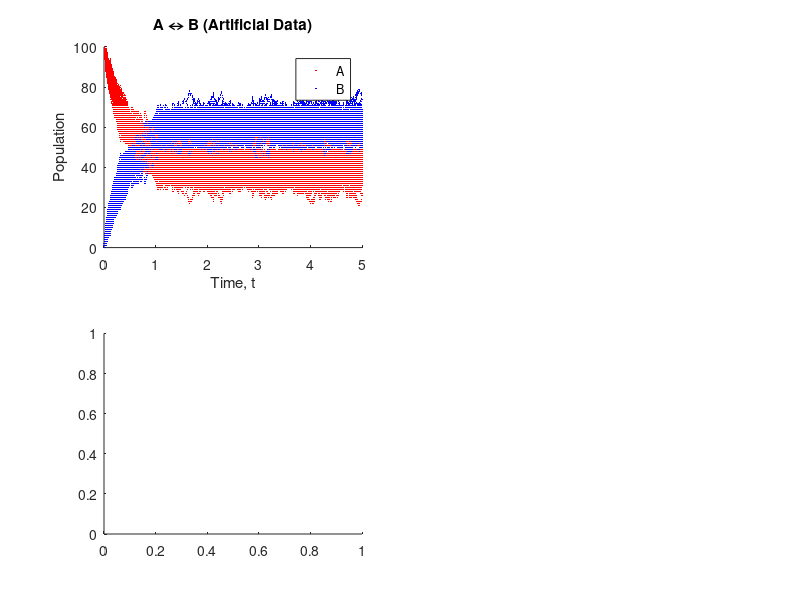

Here is the MATLAB script that generated this plot: (Note: this script raises an error after producing the figure.)
clearvars;
close all;

% This code will use the Aguilera method of estimating the following
% reaction rate constants for a simple reaction: A <--> B.
%                       k_f = 0.2
%                       k_r = 0.12

%%
disp('Generating Artificial Data');
% Generate Artificial Data - SSA %%%%%%%%%%%%%%%%%%%%%%%%%%%%%%%%%%%%%%%%%%
k_f_Real = 1.41; %real value for k_f
k_r_Real = 0.92;    %real value for k_r

Datasets = 100;    %number of data sets generated
MaxTime = 5;   %time value that the simulations run until

% Memory Allocation
t_Artificial = zeros(Datasets,1);   %time
A_Artificial = zeros(Datasets,1);   %A population
B_Artificial = zeros(Datasets,1);   %B population
dt_Artificial = zeros(Datasets,1);  %time steps
j_Artificial = zeros(Datasets,1);   %reaction identifier

Set_Count = 0;  %counter for which data set is being run
while Set_Count < Datasets
    Set_Count = Set_Count+1;    %advances dataset counter
    
    t_Artificial(Set_Count,1) = 0;    %initial time
    A_Artificial(Set_Count,1) = 100;    %initial population of A
    B_Artificial(Set_Count,1) = 0;    %initial population of B
    
    Event = 0;  %counter for how many events have occured in this dataset
    while max(t_Artificial(Set_Count,:)) < MaxTime
        Event = Event+1;    %advances event counter
        
        p_Artificial = [k_f_Real*A_Artificial(Set_Count,Event), k_r_Real*B_Artificial(Set_Count,Event)];    %propensity functions
        Randoms_Artificial = [rand, rand]; %random numbers for SSA
        dt_Artificial(Set_Count,Event) = (1/sum(p_Artificial))*log(1/Randoms_Artificial(1)); %time step before reaction occurs
        
        if p_Artificial(1) >  Randoms_Artificial(2)*sum(p_Artificial)
            j_Artificial(Set_Count,Event) = 1; %forward reaction occurs
            A_Artificial(Set_Count,Event+1) = A_Artificial(Set_Count,Event)-1;  %decreases A population
            B_Artificial(Set_Count,Event+1) = B_Artificial(Set_Count,Event)+1;  %increases B population
        else
            j_Artificial(Set_Count,Event) = 2; %reverse reaction occurs
            A_Artificial(Set_Count,Event+1) = A_Artificial(Set_Count,Event)+1;  %increases A population
            B_Artificial(Set_Count,Event+1) = B_Artificial(Set_Count,Event)-1;  %decreases B population
        end
        
        t_Artificial(Set_Count,Event+1) = t_Artificial(Set_Count,Event)+dt_Artificial(Set_Count,Event);    %advances timer
    end
    
    figure(1);  %plot trajectory of populations from SSA
    subplot(2,2,1);
    scatter(t_Artificial(Set_Count,:),A_Artificial(Set_Count,:),1,'r','filled');
    hold on;
    scatter(t_Artificial(Set_Count,:),B_Artificial(Set_Count,:),1,'b','filled');
    
end

figure(1);
subplot(2,2,1)
xlabel('Time, t');
xlim([0 MaxTime]);
ylabel('Population');
ylim([0 inf]);
title('A \leftrightarrow B (Artificial Data)');
legend('A','B');

A_FinalState_Artificial = zeros(1,Datasets);    %memory allocation for final measured state of A
B_FinalState_Artificial = zeros(1,Datasets);    %memory allocation for final measured state of B
for i = 1:Datasets
    A_FinalState_Artificial(1,i) = A_Artificial(i,find(t_Artificial(i,:) <= MaxTime & t_Artificial(i,:) > 0,1,'last'));    %finds last measurement value of population A
    B_FinalState_Artificial(1,i) = B_Artificial(i,find(t_Artificial(i,:) <= MaxTime & t_Artificial(i,:) > 0,1,'last'));    %finds last measurement value of population B
end

figure(1); %histograms of final state
subplot(2,2,3); %A data
hA_Artificial = histfit(A_FinalState_Artificial,round(sqrt(Datasets)),'kernel');    %kernel fitting of histogram
hA_Artificial(1).FaceColor = [0.95,0.40,0.40]; %new color of histogram
hA_Artificial(2).Color = [0 0 0];
hold on;
xlabel('Population');
ylabel('Count');
title('Final A');
subplot(2,2,4); %B data
hB_Artificial = histfit(B_FinalState_Artificial,round(sqrt(Datasets)),'kernel');    %kernel fitting of histogram
hB_Artificial(1).FaceColor = [0.44,0.44,0.88]; %color of histogram
hB_Artificial(2).Color = [0 0 0];
hold on;
xlabel('Population');
ylabel('Count');
title('Final B');

% Center of Bins at Peaks %%%%%%%%%%%%%%%%%%%%%%%%%%%%%%%%%%%%%%%%%%%%%%%%%
A_kernelPeak = hA_Artificial(2).XData(hA_Artificial(2).YData == max(hA_Artificial(2).YData));    %maximum peak of the kernel fit for artificial A data
[A_val,A_idx] = min(abs(hA_Artificial(1).XData - A_kernelPeak));    %value of minimum difference between kernel peak and centers of bins
A_Max_BinCenter = hA_Artificial(1).XData(A_idx);    %center of the bin which is closest to where the peak of the kernel fit is
B_kernelPeak = hB_Artificial(2).XData(hB_Artificial(2).YData == max(hB_Artificial(2).YData));    %maximum peak of the kernel fit for artificial B data
[B_val,B_idx] = min(abs(hB_Artificial(1).XData - B_kernelPeak));    %value of minimum difference between kernel peak and centers of bins
B_Max_BinCenter = hB_Artificial(1).XData(B_idx);    %center of the bin which is closest to where the peak of the kernel fit is

disp('Done');
%% 
disp('Selecting Random Parameters');
% Parameter Selection %%%%%%%%%%%%%%%%%%%%%%%%%%%%%%%%%%%%%%%%%%%%%%%%%%%%%
Parameter_Sets = 1000;   %number of parameter sets to generate
range_f = [0 3];    %range of values for k_f
range_r = [0 3];    %range of values for k_r

figure(1);  %scatter plot of all parameter values
subplot(2,2,2);
yline(k_r_Real,'r');
hold on;
xline(k_f_Real,'r');
xlabel('k_f');
ylabel('k_r');
xlim(range_f);
ylim(range_r);
title('Parameter Values');
box on;

k_f_Test = [];  %initial empty array of k_f parameters that will be tested
k_r_Test = [];  %initial empty array of k_r parameters that will be tested
for j = 1:Parameter_Sets
    k_f_Test = [k_f_Test, range_f(1)+(range_f(2)-range_f(1))*rand];
    k_r_Test = [k_r_Test, range_r(1)+(range_r(2)-range_r(1))*rand];
end
figure(1);  %scatter plot of all parameter values
subplot(2,2,2);
scatter(k_f_Test,k_r_Test,3,'k','filled');
hold on;

disp('Done');
%% 
disp('Running ODE Models and Testing Deterministic Precondition');
% ODE Model to Test Deterministic Precondition %%%%%%%%%%%%%%%%%%%%%%%%%%%%
beta_High = 1.05;   %upper limit multiplier for deterministic precondition
beta_Low = 0.95;    %lower limit multiplier for deterministic precondition
Good_Parameters = [];   %initializes list of parameter sets which satisfy precondition

dt = 0.001; %time step between Euler steps
Steps = MaxTime/dt; %number steps taken in each numerical solution
for k = 1:Parameter_Sets
    k_f = k_f_Test(k);  %forward rate constant to be examined
    k_r = k_r_Test(k);  %reverse rate constant to be examined
    Parameters = [k_f;k_r]; %vector of parameters
    
    X = zeros(2,Steps+1);   %allocation of vectors to represent populations [A;B]
    t = zeros(1,Steps+1);    %allocation of time array
    
    X(:,1) = [100;0];   %initial conditions
    
    for l = 1:Steps
        X(:,l+1) = [1-k_f*dt, k_r*dt; k_f*dt, 1-k_r*dt]*X(:,l);  %Euler step
        t(l+1) = t(l)+dt;   %advances time
    end
    
    ODE_FinalState = round(X(:,end));
    if (beta_Low*ODE_FinalState(1)) <= A_Max_BinCenter & A_Max_BinCenter <= (beta_High*ODE_FinalState(1)) %tests deterministic precondition for A
        if (beta_Low*ODE_FinalState(2)) <= B_Max_BinCenter & B_Max_BinCenter <= (beta_High*ODE_FinalState(2))   %tests deterministic precondition for B
            Good_Parameters = [Good_Parameters,Parameters]; %records that these were good parameters
            
            figure(1);
            subplot(2,2,2);     %changes color of good parameters to red
            scatter(Good_Parameters(1,:),Good_Parameters(2,:),3,'r','filled');
            hold on;
        end
    end
end
disp('Done');
%%
disp('Running SSA of "Reasonable" Parameters');

AveragesAmt = Datasets;  %number of simulations run at each parameter set (same as measurements of aritficial data)

% figure(2);
% subplot(2,2,2);
% scatter(Good_Parameters(1,:),Good_Parameters(2,:),3,'k','filled');
% hold on;
% yline(k_r_Real,'r');
% xline(k_f_Real,'r');
% title('Reasonable Parameters');
% xlabel('k_f');
% ylabel('k_r');
% xlim(range_f);
% ylim(range_r);
% box on;

% Stochastic Simulation of each Parameter that passed Precondition %%%%%%%%
Good_Sets = numel(Good_Parameters)/2;   %number of stochastic datasets to generate

% Memory Allocation
t_Precondition = zeros(Good_Sets,1);
A_Precondition = zeros(Good_Sets,1);
B_Precondition = zeros(Good_Sets,1);
dt_Precondition = zeros(Good_Sets,1);
j_Precondition = zeros(Good_Sets,1);
A_FinalState_Precondition = zeros(1,AveragesAmt);
B_FinalState_Precondition = zeros(1,AveragesAmt);
ObjFunction = zeros(1,Good_Sets);

for m = 1:Good_Sets
    k_f_Precondition = Good_Parameters(1,m);    %selects parameters for this set of stochastic data
    k_r_Precondition = Good_Parameters(2,m);
    clear hA_Precondition;
    clear t_Precondition;
    clear A_Precondition;
    clear B_Precondition;
    for Avg_Sets = 1:AveragesAmt    %runs multiple simulations of each acceptable parameter set
        t_Precondition(Avg_Sets,1) = 0;  %initial time
        A_Precondition(Avg_Sets,1) = 100;    %initial population of A
        B_Precondition(Avg_Sets,1) = 0;  %initial population of B

        Event_Precondition = 0;
        while max(t_Precondition(Avg_Sets,:)) < MaxTime
            Event_Precondition = Event_Precondition+1;  %advances the event counter

            p_Precondition = [k_f_Precondition*A_Precondition(Avg_Sets,Event_Precondition),k_r_Precondition*B_Precondition(Avg_Sets,Event_Precondition)]; %propensity function(s)
            Randoms_Precondition = [rand, rand];    %random numbers for SSA
            dt_Precondition(Avg_Sets,Event_Precondition) = (1/sum(p_Precondition))*log(1/Randoms_Precondition(1)); %determining the time step for event

            if p_Precondition(1) > Randoms_Precondition(2)*sum(p_Precondition)
                j_Precondition(Avg_Sets,Event_Precondition) = 1; %forward reaction occurs
                A_Precondition(Avg_Sets,Event_Precondition+1) = A_Precondition(Avg_Sets,Event_Precondition)-1;  %decreases A population
                B_Precondition(Avg_Sets,Event_Precondition+1) = B_Precondition(Avg_Sets,Event_Precondition)+1;  %increases B population
            else
                j_Precondition(Avg_Sets,Event_Precondition) = 2; %reverse reaction occurs
                A_Precondition(Avg_Sets,Event_Precondition+1) = A_Precondition(Avg_Sets,Event_Precondition)+1;  %increases A population
                B_Precondition(Avg_Sets,Event_Precondition+1) = B_Precondition(Avg_Sets,Event_Precondition)-1;  %decreases B population
            end

            t_Precondition(Avg_Sets,Event_Precondition+1) = t_Precondition(Avg_Sets,Event_Precondition)+dt_Precondition(m,Event_Precondition);    %advances the timer
        end
        
        A_FinalState_Precondition(Avg_Sets) = A_Precondition(Avg_Sets,find(t_Precondition(Avg_Sets,:) <= MaxTime & t_Precondition(Avg_Sets,:) > 0,1,'last')); %finds the last measured value for each simulation of A and B
        B_FinalState_Precondition(Avg_Sets) = B_Precondition(Avg_Sets,find(t_Precondition(Avg_Sets,:) <= MaxTime & t_Precondition(Avg_Sets,:) > 0,1,'last')); %based on data from parameters which passed deterministic precondition
    end
    hA_Precondition = histfit(A_FinalState_Precondition,round(sqrt(AveragesAmt)),'kernel');   %kernel fitting of this parameter set
    ObjFunction(m) = sum((hA_Artificial(1).YData-hA_Precondition(1).YData).^2);    %Objective Function
end

disp('Done');